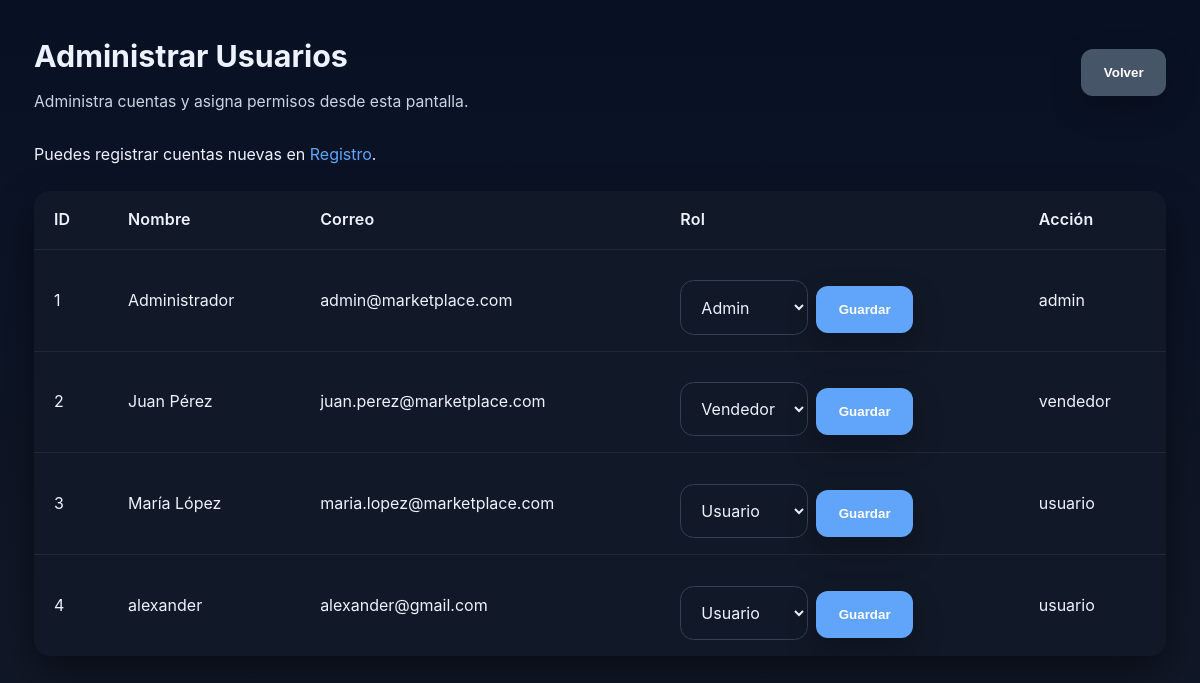
/empleados/listar.php (signed in), run on the app's committed database.
### tables this page shows
CREATE TABLE `empleados` (
  `id_empleado` int(11) NOT NULL,
  `nombre` varchar(100) NOT NULL,
  `correo` varchar(255) NOT NULL,
  `clave` varchar(255) NOT NULL,
  `cargo` varchar(50) NOT NULL DEFAULT 'usuario'
);

### empleados/listar.php (the view, shortened to what this page needs)
<?php
include '../conexion.php';
$empleados = $conexion->query('SELECT * FROM empleados ORDER BY id_empleado')->fetchAll(PDO::FETCH_ASSOC);
?>
<!DOCTYPE html>
<html lang="es">
<head>
    <link rel="stylesheet" href="../css/estilos.css">
</head>
<body>
<main class="section">
    <div class="page-header">
        <div>
            <h1>Administrar Usuarios</h1>
            <p class="subtitle">Administra cuentas y asigna permisos desde esta pantalla.</p>
        </div>
        <button type="button" class="btn back-button" onclick="location.href='../dashboard.php'">Volver</button>
    </div>
    <p style="margin-bottom:1rem;">Puedes registrar cuentas nuevas en <a href="../registro.php">Registro</a>.</p>
    <table>
        <tr>
            <th>ID</th>
            <th>Nombre</th>
            <th>Correo</th>
            <th>Rol</th>
            <th>Acción</th>
        </tr>
        <?php foreach ($empleados as $empleado): ?>
            <tr>
                <td><?= htmlspecialchars($empleado['id_empleado']) ?></td>
                <td><?= htmlspecialchars($empleado['nombre']) ?></td>
                <td><?= htmlspecialchars($empleado['correo']) ?></td>
                <td>
                    <form method="POST" style="display:inline-flex; gap:0.5rem; align-items:center;">
                        <select name="cargo">
                            <option value="usuario" <?= $empleado['cargo'] === 'usuario' ? 'selected' : '' ?>>Usuario</option>
                            <option value="vendedor" <?= $empleado['cargo'] === 'vendedor' ? 'selected' : '' ?>>Vendedor</option>
                            <option value="admin" <?= $empleado['cargo'] === 'admin' ? 'selected' : '' ?>>Admin</option>
                        </select>
                        <button type="submit" class="btn">Guardar</button>
                    </form>
                </td>
                <td><?= htmlspecialchars($empleado['cargo']) ?></td>
            </tr>
        <?php endforeach; ?>
    </table>
</main>
</body>
</html>

### css/estilos.css (style rules this page uses)
:root { color-scheme: dark; --bg: #0b1120; --surface: #111827; --surface-strong: #1f2937; --surface-stronger: #273449; --text: #eef2ff; --muted: #cbd5e1; --brand: #60a5fa; --brand-dark: #2563eb; --shadow: 0 16px 40px rgba(0, 0, 0, 0.45); }
* { box-sizing: border-box; }
html, body { margin: 0; min-height: 100%; font-family: "Inter", system-ui, -apple-system, BlinkMacSystemFont, "Segoe UI", sans-serif; background: linear-gradient(180deg, #081124 0%, #111827 100%); color: var(--text); }
body { line-height: 1.6; }
a { color: var(--brand); text-decoration: none; }
.page-header { display: flex; align-items: center; justify-content: space-between; gap: 1rem; margin-bottom: 1.75rem; }
.page-header h1 { margin: 0; font-size: 1.9rem; }
.subtitle { margin: 0.5rem 0 0; color: var(--muted); font-size: 0.98rem; }
button, .btn { display: inline-flex; align-items: center; justify-content: center; gap: 0.5rem; border: none; border-radius: 0.75rem; padding: 1rem 1.4rem; font-weight: 600; cursor: pointer; transition: transform 0.2s ease, background-color 0.2s ease, box-shadow 0.2s ease; background: var(--brand); color: #ffffff; box-shadow: 0 12px 30px rgba(0, 0, 0, 0.25); }
.back-button { background: #475569; }
main, .section { max-width: 1180px; margin: 0 auto; padding: 2rem 1.5rem 3rem; }
table { width: 100%; border-collapse: separate; border-spacing: 0; margin-top: 1.5rem; background: var(--surface); border-radius: 1rem; overflow: hidden; box-shadow: var(--shadow); }
table th, table td { padding: 1rem 1.25rem; border-bottom: 1px solid rgba(148, 163, 184, 0.12); }
table th { background: #111827; text-align: left; color: var(--text); font-weight: 600; letter-spacing: 0.01em; }
table tr:last-child td { border-bottom: none; }
.login-form input, form select, form textarea, .login-form button, form input, form select, form textarea { width: 100%; border-radius: 0.85rem; border: 1px solid #334155; background: #111827; padding: 0.95rem 1rem; margin-top: 0.9rem; font: inherit; color: var(--text); }
button[type="submit"] { margin-top: 1.15rem; }

### data on the page
empleados: id_empleado "1", nombre "Administrador", correo "admin@marketplace.com", cargo "Admin", cargo "admin"
empleados: id_empleado "2", nombre "Juan Pérez", correo "juan.perez@marketplace.com", cargo "Vendedor", cargo "vendedor"
empleados: id_empleado "3", nombre "María López", correo "maria.lopez@marketplace.com", cargo "Usuario", cargo "usuario"
empleados: id_empleado "4", nombre "alexander", correo "alexander@gmail.com", cargo "Usuario", cargo "usuario"
